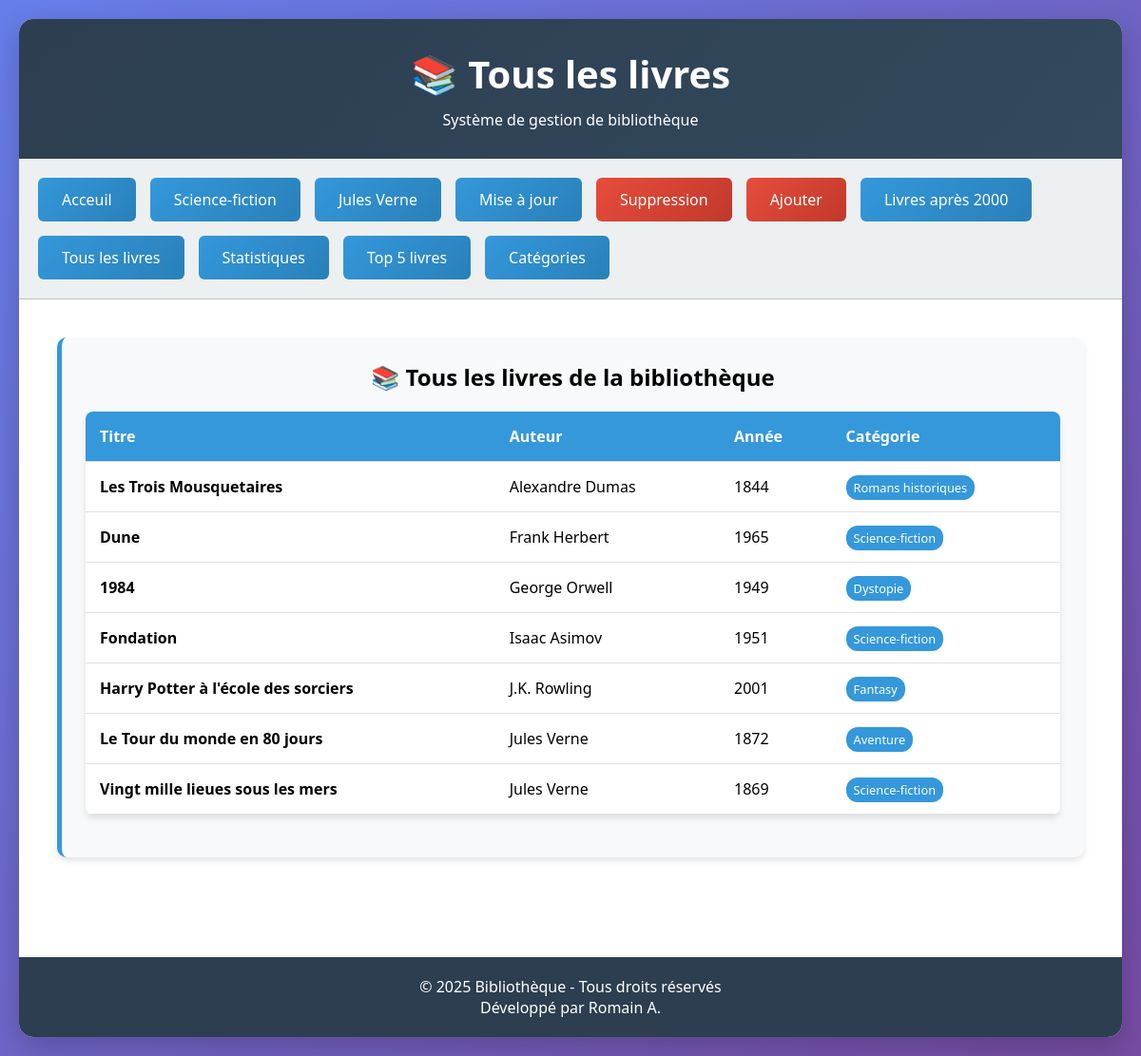
The page /tous_les_livres.php on the database its author committed.
### tables this page shows
CREATE TABLE `livres` (
  `id` int(11) NOT NULL,
  `titre` varchar(255) NOT NULL,
  `auteur` varchar(255) NOT NULL,
  `annee_publication` int(11) DEFAULT NULL,
  `categorie` varchar(50) DEFAULT NULL,
  `image` varchar(50) DEFAULT NULL
);

### tous_les_livres.php (the view)
<?php
require_once 'config.php';
$title = "Tous les livres";
echo getHeader($title);
echo getNavigation();
try {
    $conn = getConnection();
    $sql = "SELECT titre, auteur, annee_publication, categorie FROM livres ORDER BY auteur, titre";
    $stmt = $conn->prepare($sql);
    $stmt->execute();
    $result = $stmt->fetchAll(PDO::FETCH_ASSOC);
    echo '<div class="content">';
    echo '<div class="card">';
    echo '<h2>📚 Tous les livres de la bibliothèque</h2>';
    if (count($result) > 0) {
        echo '<table>';
        echo '<tr><th>Titre</th><th>Auteur</th><th>Année</th><th>Catégorie</th></tr>';
        foreach ($result as $row) {
            echo '<tr>';
            echo '<td><strong>' . htmlspecialchars($row['titre']) . '</strong></td>';
            echo '<td>' . htmlspecialchars($row['auteur']) . '</td>';
            echo '<td>' . htmlspecialchars($row['annee_publication']) . '</td>';
            echo '<td><span style="background: #3498db; color: white; padding: 4px 8px; border-radius: 12px; font-size: 0.8em;">' . htmlspecialchars($row['categorie']) . '</span></td>';
            echo '</tr>';
        }
        echo '</table>';
    } else {
        echo '<div class="alert alert-danger">Aucun livre trouvé dans la base de données.</div>';
    }
    echo '</div>';
    echo '</div>';
} catch(PDOException $e) {
    echo '<div class="content">';
    echo '<div class="alert alert-danger">Erreur: ' . $e->getMessage() . '</div>';
    echo '</div>';
}
echo getFooter();
?>

### config.php (style rules this page uses)
* { margin: 0; padding: 0; box-sizing: border-box; }
body { font-family: "Segoe UI", Tahoma, Geneva, Verdana, sans-serif; background: linear-gradient(135deg, #667eea 0%, #764ba2 100%); min-height: 100vh; padding: 20px; }
.content { padding: 40px; }
.card { text-align: center; background: #f8f9fa; border-radius: 10px; padding: 25px; margin-bottom: 25px; border-left: 5px solid #3498db; box-shadow: 0 4px 6px rgba(0,0,0,0.1); }
table { width: 100%; border-collapse: collapse; margin: 20px 0; background: white; border-radius: 8px; overflow: hidden; box-shadow: 0 4px 6px rgba(0,0,0,0.1); }
th, td { padding: 15px; text-align: left; border-bottom: 1px solid #e0e0e0; }
th { background: #3498db; color: white; font-weight: 600; }

### rows shown on the page
livres: titre "Les Trois Mousquetaires", auteur "Alexandre Dumas", annee_publication "1844", categorie "Romans historiques"
livres: titre "Dune", auteur "Frank Herbert", annee_publication "1965", categorie "Science-fiction"
livres: titre "1984", auteur "George Orwell", annee_publication "1949", categorie "Dystopie"
livres: titre "Fondation", auteur "Isaac Asimov", annee_publication "1951", categorie "Science-fiction"
livres: titre "Harry Potter à l'école des sorciers", auteur "J.K. Rowling", annee_publication "2001", categorie "Fantasy"
livres: titre "Le Tour du monde en 80 jours", auteur "Jules Verne", annee_publication "1872", categorie "Aventure"
livres: titre "Vingt mille lieues sous les mers", auteur "Jules Verne", annee_publication "1869", categorie "Science-fiction"

### other values the page prints
$title "Tous les livres"
